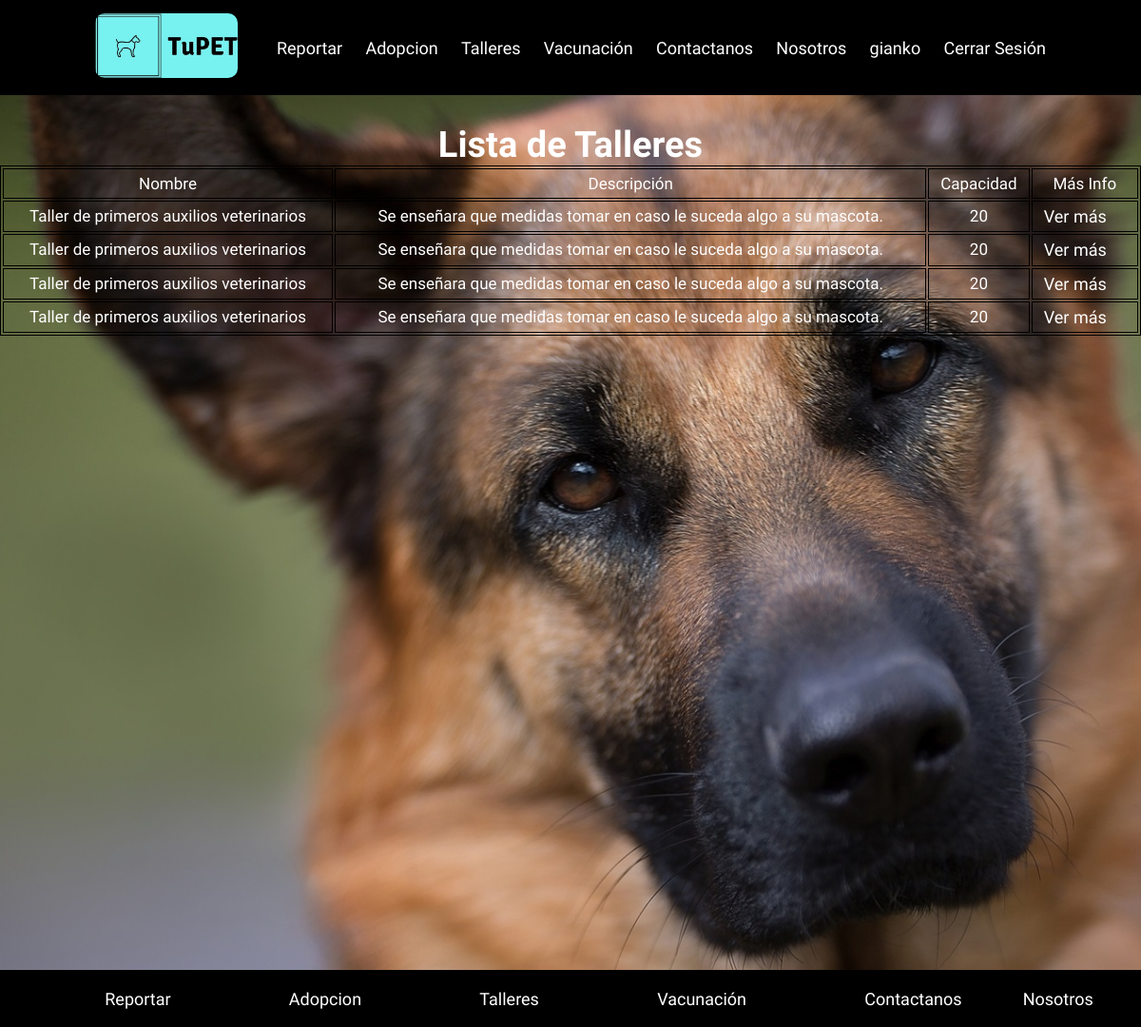
The app's page /paginas/talleres.php (signed in), older data.
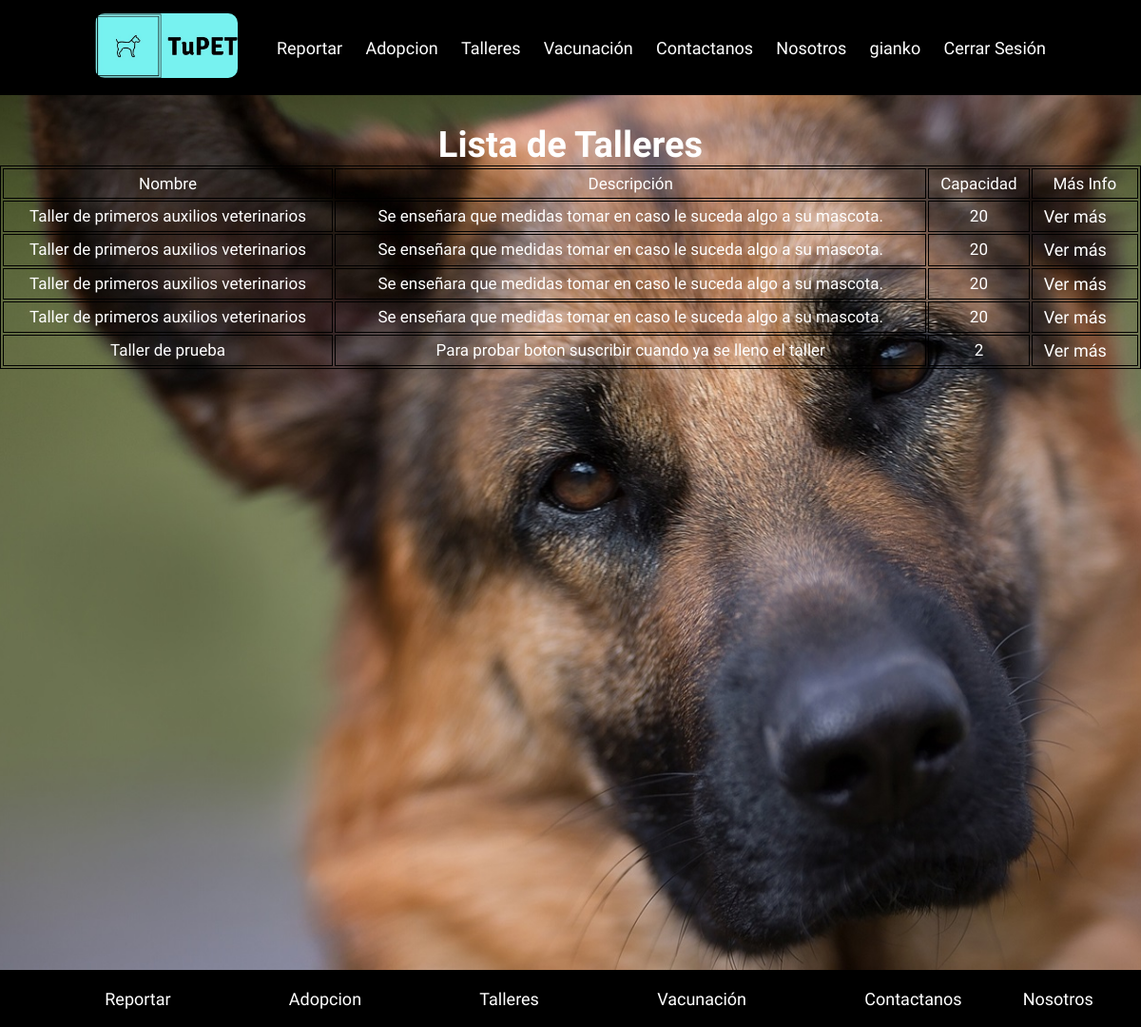
The same page, newer data.
### tables this page shows
CREATE TABLE `talleres` (
  `id` int(11) NOT NULL,
  `nombre` varchar(120) NOT NULL,
  `fecha` date NOT NULL,
  `hora` time NOT NULL,
  `capacidad` tinyint(4) NOT NULL,
  `descripcion` varchar(200) DEFAULT NULL
);

### Funciones/variables.php (called while the page is built, shortened)
<?php
$tab_talleres="talleres";
$id_taller="id";
$nom_taller="nombre";
$capacidad_taller="capacidad";
$desc_taller="descripcion";
?>

### paginas/talleres.php (the view, shortened to what this page needs)
<?php
include_once ("../Funciones/variables.php");
$pdo=new PDO("mysql:host=localhost;dbname=$dbname;charset=utf8","root","");
$sql="SELECT * FROM $tab_talleres ORDER BY $id_taller ASC";
?>
<!DOCTYPE html>
<html lang="en">
<head>
    <link rel="stylesheet" href="../estilos/estilonosotros.css">
    <link rel="stylesheet" href="../estilos/estilos_tabla.css">
</head>
<body>
    <?php include ('../Funciones/cabecera_resto.php') ?>
    <div class="contenido_talleres">
    <h2>Lista de Talleres</h2>
    <table>
    <tr>
        <td>Nombre</td>
        <td>Descripción</td>
        <td>Capacidad</td>
        <td>Más Info</td>
    </tr>
    <?php
        foreach($pdo->query($sql) as $fila){ ?>
            <tr>
                <td><?php echo $fila[$nom_taller] ?></td>
                <td><?php echo $fila[$desc_taller] ?></td>
                <td><?php echo $fila[$capacidad_taller] ?></td>
                <td><a href="info_taller.php?t=<?php echo $fila[$id_taller] ?>">Ver más</a></td>
            </tr>
            <?php
            }
    ?>
    </table>
    </div>
    <?php include ('../Funciones/footer_resto.php') ?>
</body>
</html>

Row changes from the older to the newer data that the page shows:
added talleres: nombre "Taller de prueba", descripcion "Para probar boton suscribir cuando ya se lleno el taller", capacidad "2"
